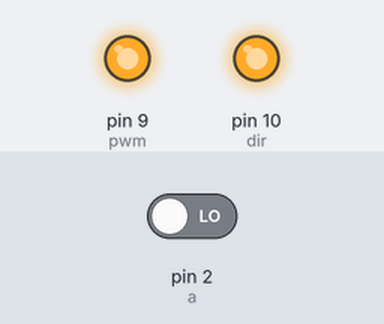
This sketch was run on a simulated Arduino Uno, built with avr-gcc and run on an emulated ATmega328P. Parts: output pins drawn as LEDs (lit = HIGH). Inputs (shaded band) come from the test bench; at power-on: pin 2 (a) LOW. What the sketch prints to the serial monitor is not drawn.

Above: at 0.1 s.
Timing chart, 0 to 1.6 s (numbered marks = the images above):
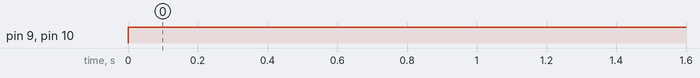

Measured:
- by itself, pin 9 (pwm), pin 10 (dir): LOW → HIGH at 0.00 s

The sketch:

Encoder2.ino
```cpp
int a=2;
int b=3;
int pwm=9;
int dir=10;
int pos=0;
int target=1200;
void setup() {
Serial.begin(9600);
pinMode(dir,OUTPUT);
pinMode(a,INPUT);
pinMode(b,INPUT);
attachInterrupt(digitalPinToInterrupt(a),encoder,RISING);
}
void loop() {
  Serial.println(pos);
int e=target-pos;
if(e>0){
    digitalWrite(dir,HIGH);
    analogWrite(pwm,255);
    Serial.println("+");
  if(e=0){
  analogWrite(pwm,0);
  Serial.println("++");
}}
else if(e<0){
   if(e=0){
    digitalWrite(dir,LOW);
    analogWrite(pwm,255);
    Serial.println("-");
  }
  analogWrite(pwm,0);
  Serial.println("--");
}
}
void encoder(){
  int v=digitalRead(b);
  if(v>0){
    pos++;
  }
  else{
    pos--;
  }
}
```
